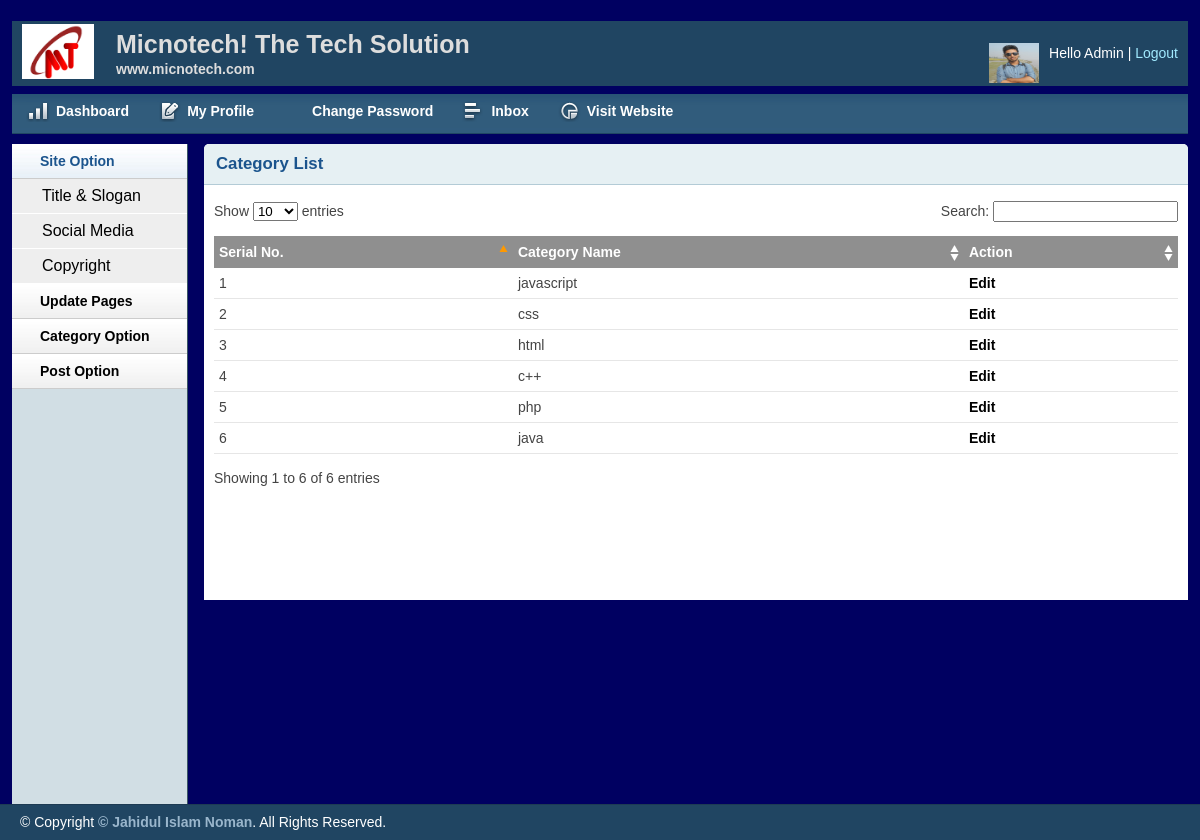
Screenshot of /admin/catlist.php (signed in) with the database file from the repository.
### tables this page shows
CREATE TABLE IF NOT EXISTS `tbl_catagory` (
  `id` int(11) NOT NULL AUTO_INCREMENT,
  `name` varchar(350) NOT NULL,
  `time` datetime NOT NULL DEFAULT CURRENT_TIMESTAMP ON UPDATE CURRENT_TIMESTAMP,
  `creator` varchar(200) NOT NULL,
  `updated` varchar(200) NOT NULL,
  `updated_time` varchar(200) NOT NULL,
  PRIMARY KEY (`id`)
);

### lib/Database.php (called while the page is built, shortened)
<?php
Class Database{
	public $host   = DB_HOST;
	public $user   = DB_USER;
	public $pass   = DB_PASS;
	public $dbname = DB_NAME;
	public $link;
	private function connectDB(){
	$this->link = new mysqli($this->host, $this->user, $this->pass, $this->dbname);
 }
	public function select($query){
		$result = $this->link->query($query) or die($this->link->error.__LINE__);
		if($result->num_rows > 0){
			return $result;
		} else {
			return false;
		}
	}
}

### admin/catlist.php (the view, shortened to what this page needs)
<?php include 'inc/header.php';?>
<?php include 'inc/sidebar.php';?>
        <div class="grid_10">
            <div class="box round first grid">
                <h2>Category List</h2>
                <div class="block">
               <table class="data display datatable" id="example">
                        <thead>
                                <tr>
                                    <th>Serial No.</th>
                                    <th>Category Name</th>
                                    <th>Action</th>
                                </tr>
                        </thead>
                    <tbody>
                        <?php
                        $sql="SELECT * FROM tbl_catagory order by id desc";
                       $catagory=$db->select($sql);
                       if($catagory){
                           $count=0;
                           while($result=$catagory->fetch_assoc()){
                               $count++;
                        ?>
                            <tr class="odd gradeX">
                                    <td><?php echo $count;?></td>
                                    <td><?php echo $result['name'];?></td>
                                    <td><a href="editcat.php?catid=<?php echo $result['id'];?>">Edit</a>
                            </tr>
                           <?php } ?>
                           <?php } else { echo "No Data Found" ;}?>
                    </tbody>
                </table>
               </div>
            </div>
        </div>
    <?php include 'inc/footer.php';?>

### admin/css/layout.css (style rules this page uses)
body { background: #000061 none repeat scroll 0 0; color: #444; font-size: 14px; padding: 0; }
a { color: #000; font-weight:bold; text-decoration: none; }
h1, h2, h3, h4, h5, h6 { line-height:1.2em; margin-bottom:.3em; }
h2 { margin-top:1em; }
.box { background:#fff; margin-bottom:20px; padding:10px 10px 10px 10px; margin-left:-8px; }
.box.grid { padding-bottom:40px; }
.box.round { -moz-border-radius: 5px 5px 0px 0px; -webkit-border-radius: 5px 5px 0px 0px; border-radius: 5px 5px 0px 0px; }
.box h2 { font-size:1.2em; font-weight:bold; color:#1B548D; background:#E6F0F3; margin:-10px -10px 0 -10px; padding:10px 12px; border-bottom:1px solid #B3CBD6; -moz-border-radius: 5px 5px 0px 0px; -webkit-border-radius: 5px 5px 0px 0px; border-radius: 5px 5px 0px 0px; }
.box.first { min-height: 406px; }
.block { padding-top:16px; }
.block { padding-bottom:1px; }
table.display { margin: 0 auto; clear: both; width: 100%; }
.sorting_asc { background: #8f8f8f url(../img/table/sort_asc.png) no-repeat center right; padding:8px 5px; text-align:left; color:#fff; }
.sorting { background:#8f8f8f url(../img/table/sort_both.png) no-repeat center right; padding:8px 5px; text-align:left; color:#fff; }
tr.odd { height: 30px; line-height: 30px; border-bottom:1px solid #e6e6e6; }
tr.even { height: 30px; line-height: 30px; border-bottom:1px solid #e6e6e6; }
tr.odd td, tr.even td { padding-left:5px; }

### rows the page displays
tbl_catagory: name "javascript"
tbl_catagory: name "css"
tbl_catagory: name "html"
tbl_catagory: name "c++"
tbl_catagory: name "php"
tbl_catagory: name "java"

### other values shown
session::get("username") "Admin"
